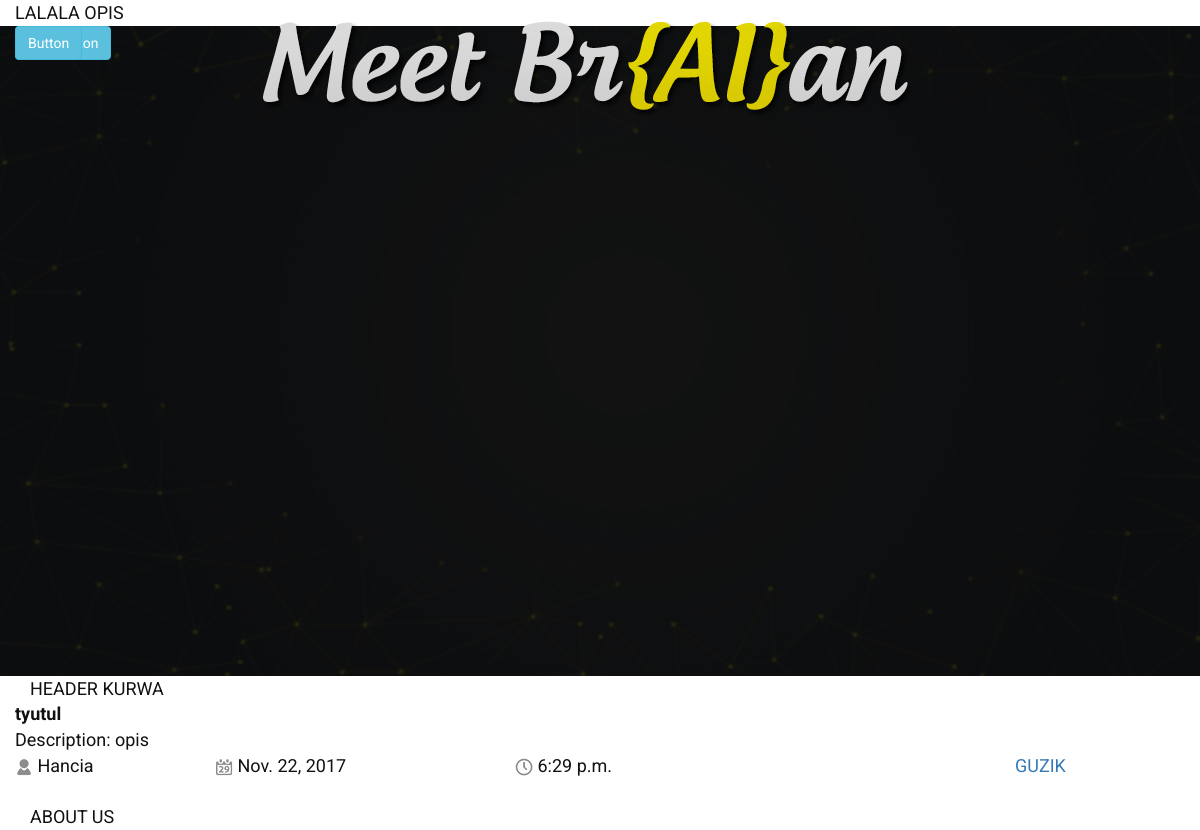
Before: / with the older database file.
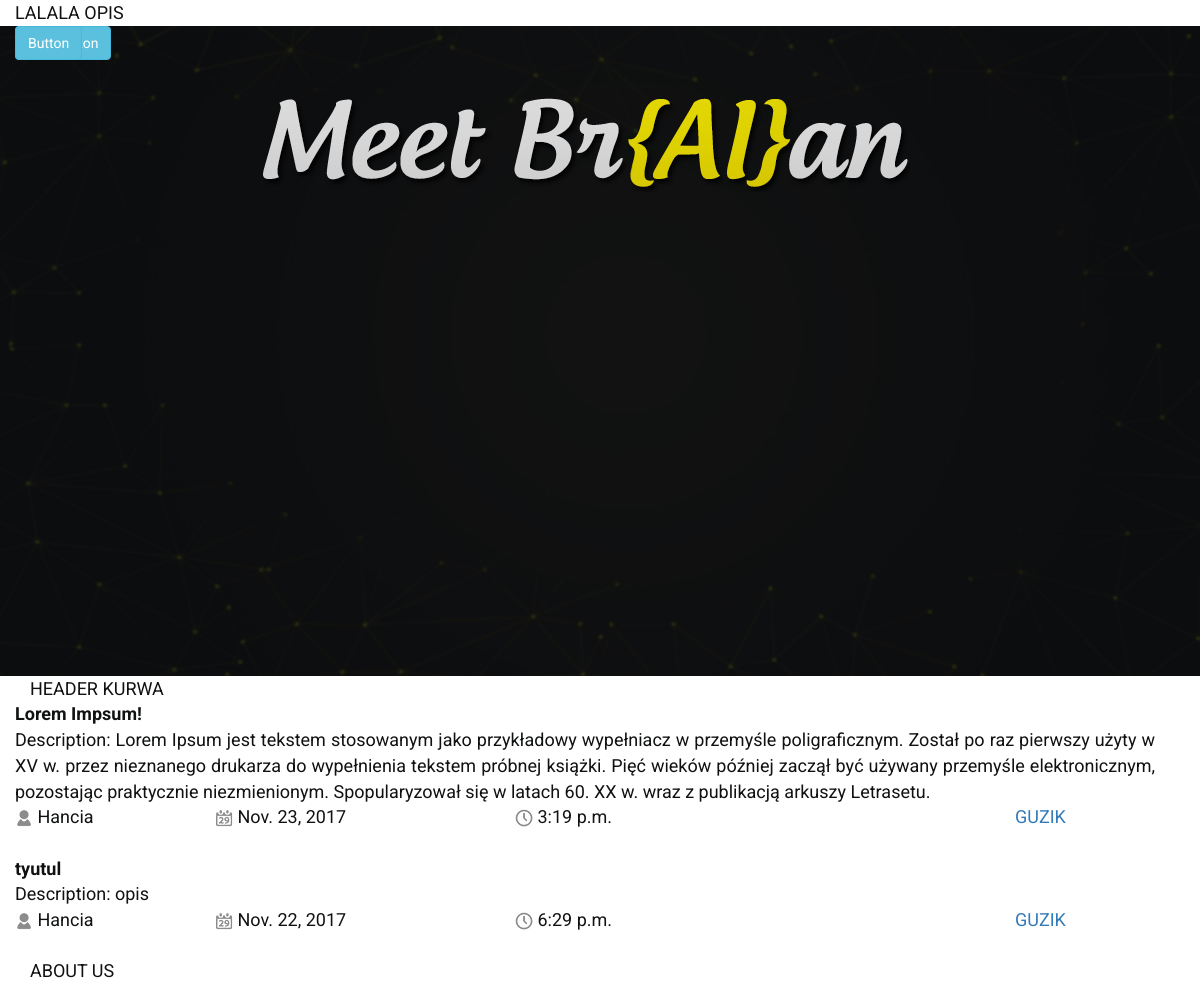
After: the same page with the newer database file.
### main/models.py (models this page shows, shortened)
class Post(models.Model):
    id = models.AutoField(primary_key=True)
    title = models.CharField(max_length=100)
    body = models.TextField()
    created_time = models.DateTimeField(auto_now_add=True)
    author = models.CharField(max_length=100)
    description = models.CharField(max_length=500)

### main/views.py (the view)
# urls.py: url(r'^$', views.homepage, name="Homepage"),
def homepage(request):
    Posts = PostModel.objects.all()
    Posts = sorted(Posts, key=lambda x: x.created_time, reverse=True)
    return render(request, 'main/index.html', {
        'posts': Posts
    })

### main/templates/main/index.html (shortened to what this page needs)
{% load static %}
<!DOCTYPE html>
<head>
    <link rel="stylesheet" type="text/css" href="{% static 'main/css/style.css' %}" />
</head>
    <body>
    <div class="bg_container">
        <div class="container">
            <div class = "row header_logo">
                <img src="{% static 'main/img/header_logo.png' %}" class="header_logo">
            </div>
            <div class="row header_description">
                LALALA OPIS
            </div>
            <div class="row buttons_block">
                <a href="#" class="btn btn-info" role="button">Link Button</a>
                <button type="button" class="btn btn-info">Button</button>
            </div>
        </div>
        <img src="{% static 'main/img/header_background.jpg' %}" class="header_bg">
    </div>
    <div class = "container">
        <div class = "row">
            <div class = "container">
                HEADER KURWA
            </div>
        </div>
        <div class ="row">
            <div class ="col-12">
                {% for post in posts %}
                    <div class="row">
                        <div class="col-md-12 post_title">
                            <p2>{{ post.title }}</p2></br>
                        </div>
                    </div>
                    <div class="col-md-12 row fill_post">
                        <p2>Description: {{ post.description }}</p2>
                    </div>
                    <div class="row bar_under_post">
                        <div class="col-md-2 col-xs-2">
                            <img src="{% static 'main/img/person_icon.png' %}" \>
                            <p2>{{ post.author }}</p2>
                        </div>
                        <div class="col-md-3 col-xs-3">
                            <img src="{% static 'main/img/calendar_icon.png' %}" \>
                            <p2>{{ post.created_time.date }}</p2>
                        </div>
                        <div class="col-md-2 col-xs-2">
                            <img src="{% static 'main/img/clock_icon.png' %}" \>
                            <p2>{{ post.created_time.time }}</p2>
                        </div>
                        <div class="col-md-2 col-xs-offset-3 col-xs-2">
                            <a href="{% url 'Postpage' post.id %}">GUZIK</a>
                        </div>
                    </div>
                {% endfor %}
            </div>
        </div>
        <div class = "row">
            <div class = "container">
                ABOUT US
            </div>
        </div>
    </div>
    <link rel="stylesheet" href="https://maxcdn.bootstrapcdn.com/bootstrap/3.3.7/css/bootstrap.min.css">
    </body>
</html>

Changed rows visible on the page:
added Post: title "Lorem Impsum!", description "Lorem Ipsum jest tekstem stosowanym jako przykładowy wypełniacz w przemyśle poligraficznym. Został po raz pierwszy użyty w XV w. przez nieznanego drukarza do wypełnienia tekstem próbnej książki. Pięć wieków później zaczął być używany przemyśle elektronicznym, pozostając praktycznie niezmienionym. Spopularyzował się w latach 60. XX w. wraz z publikacją arkuszy Letrasetu.", author "Hancia", created_time "Nov. 23, 2017", created_time.time "3:19 p.m."
